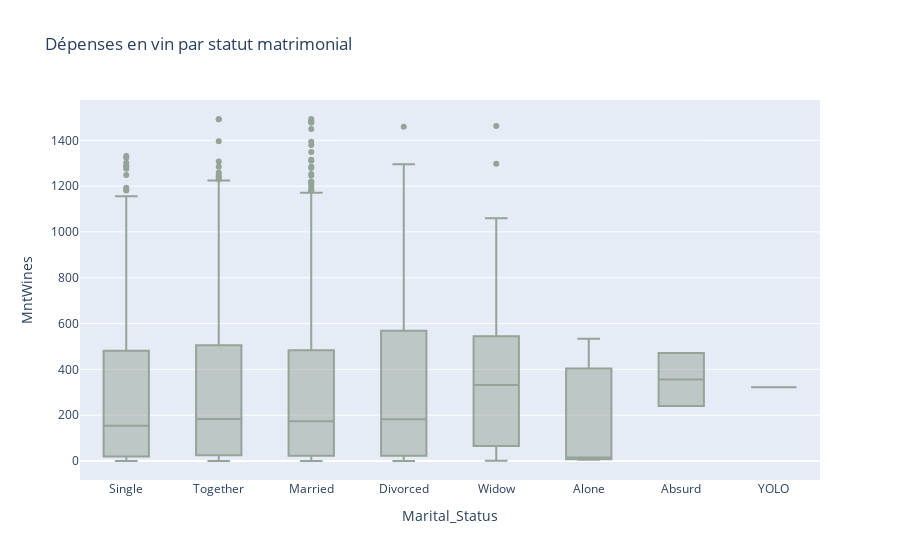

The cell this chart's notebook holds for it:
### Code cell
fig = px.box(data, x='Marital_Status', y='MntWines', title='Dépenses en vin par statut matrimonial',
             color_discrete_sequence=couleurs)
fig.show()

### Figure 1 — Plotly figure (JSON) as saved in the notebook; plotly's stock layout.template omitted (floating-point values rounded to 4 significant figures; data arrays with more than 128 entries replaced by an {"elided": "..."} marker saying what was removed)
{"data": [{"alignmentgroup": "True", "hovertemplate": "Marital_Status=%{x}<br>MntWines=%{y}<extra></extra>", "legendgroup": "", "marker": {"color": "#95A398"}, "name": "", "notched": false, "offsetgroup": "", "orientation": "v", "showlegend": false, "type": "box", "x": {"elided": "2240 str values"}, "x0": " ", "xaxis": "x", "y": {"elided": "2240 int values"}, "y0": " ", "yaxis": "y"}], "layout": {"boxmode": "group", "legend": {"tracegroupgap": 0}, "title": {"text": "Dépenses en vin par statut matrimonial"}, "xaxis": {"anchor": "y", "domain": [0, 1], "title": {"text": "Marital_Status"}}, "yaxis": {"anchor": "x", "domain": [0, 1], "title": {"text": "MntWines"}}}}
